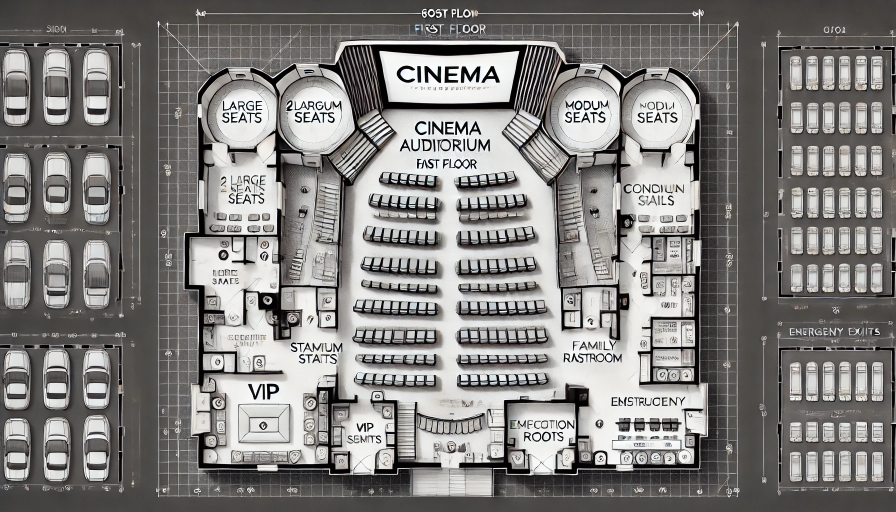
#> input picture seating_chart.jpg, 1792 x 1024 px (shown at 1/2 size)
$ python hsv_color_picker.py
#> lines starting #> are read from the running program, lines starting #| are printed output that depends on the picture
import cv2

# Load your image
image_path = "seating_chart.jpg"  # Make sure the image is in the same folder
img = cv2.imread(image_path)
#> img is the input picture: shape (1024, 1792, 3); mean B, G, R 126.2, 128, 130

# Resize to match the tkinter canvas dimensions
img = cv2.resize(img, (1280, 720))
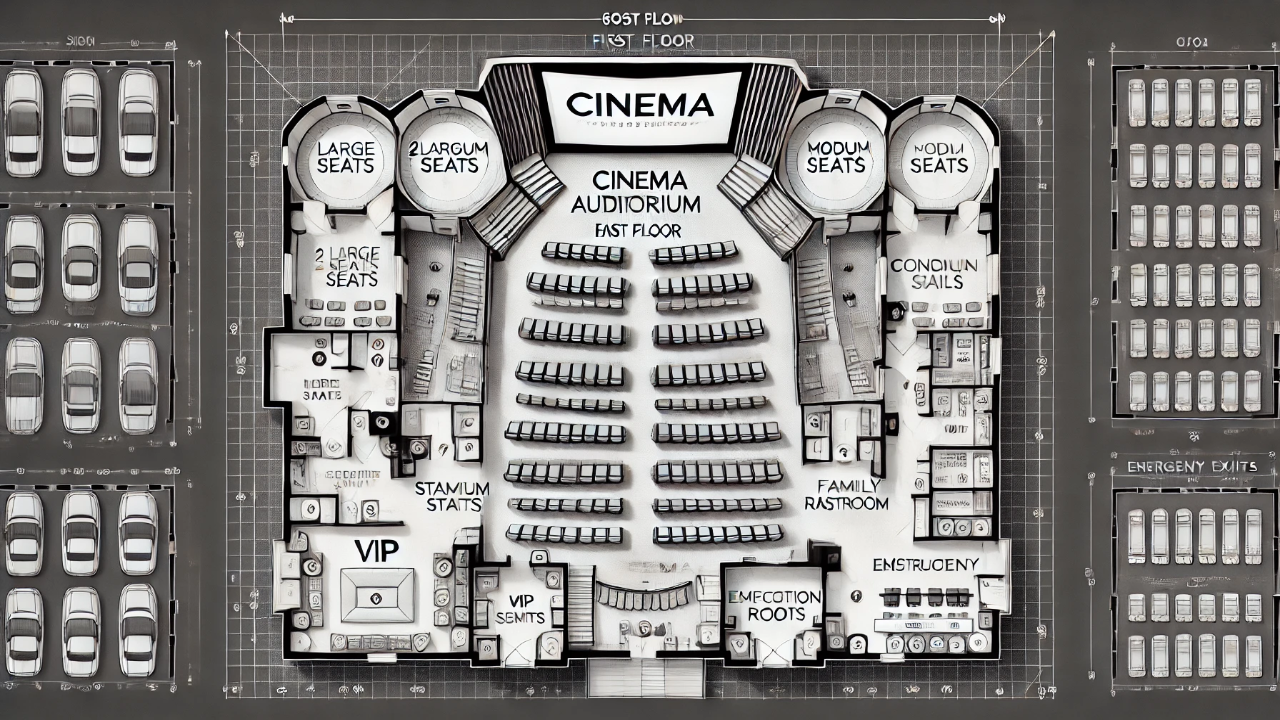
#> img: shape (720, 1280, 3); mean B, G, R 126.1, 127.9, 130

# Convert to HSV color space
hsv = cv2.cvtColor(img, cv2.COLOR_BGR2HSV)
#> hsv: shape (720, 1280, 3); mean H, S, V 36, 17.6, 130.4

# Define a mouse callback function
def show_hsv(event, x, y, flags, param):
    if event == cv2.EVENT_LBUTTONDOWN:
        pixel_hsv = hsv[y, x]
        print(f"HSV at ({x},{y}) = {tuple(pixel_hsv)}")

# Create a window and bind the mouse callback
cv2.namedWindow("Click to Get HSV (Resized 960x540)")
cv2.setMouseCallback("Click to Get HSV (Resized 960x540)", show_hsv)

# Display the image and wait for clicks
print("🖱 Click on the image to print HSV values. Press ESC to exit.")
while True:
    cv2.imshow("Click to Get HSV (Resized 960x540)", img)
    key = cv2.waitKey(1) & 0xFF
#> (key Esc is pressed here)
    if key == 27:  # ESC key
        break

cv2.destroyAllWindows()
